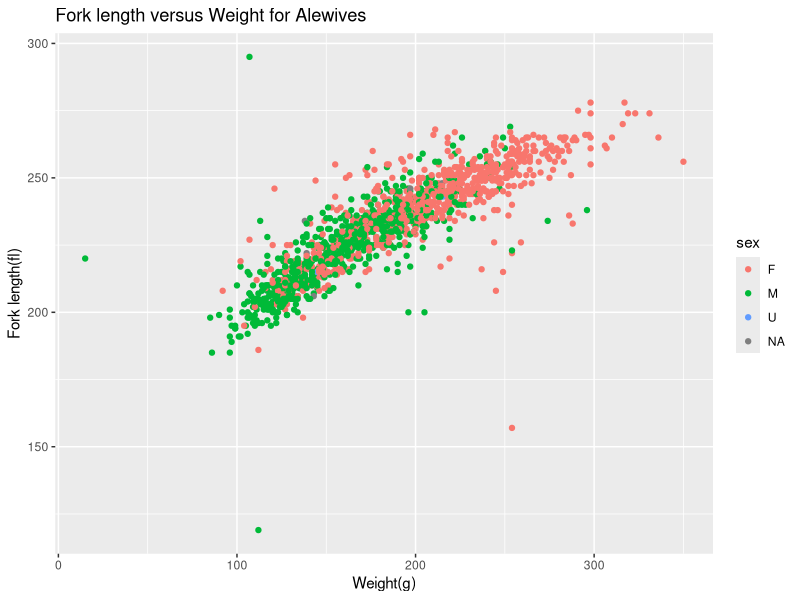
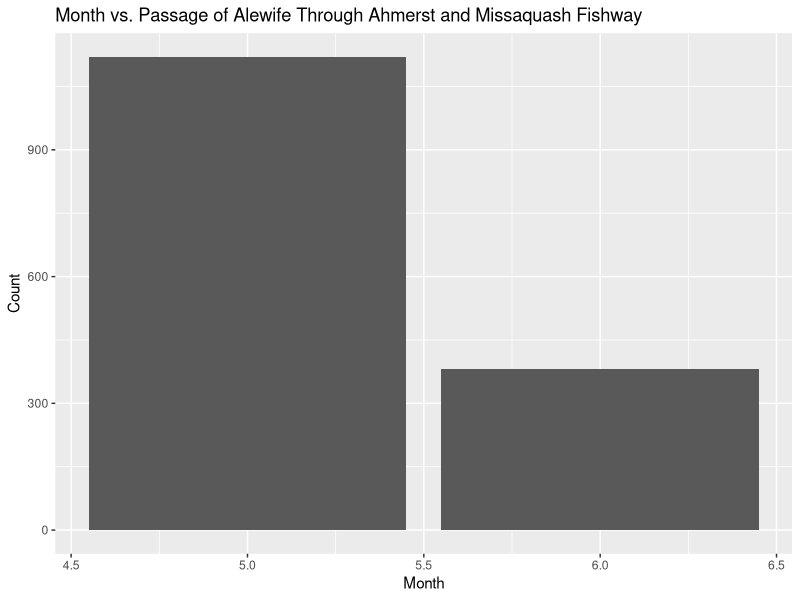
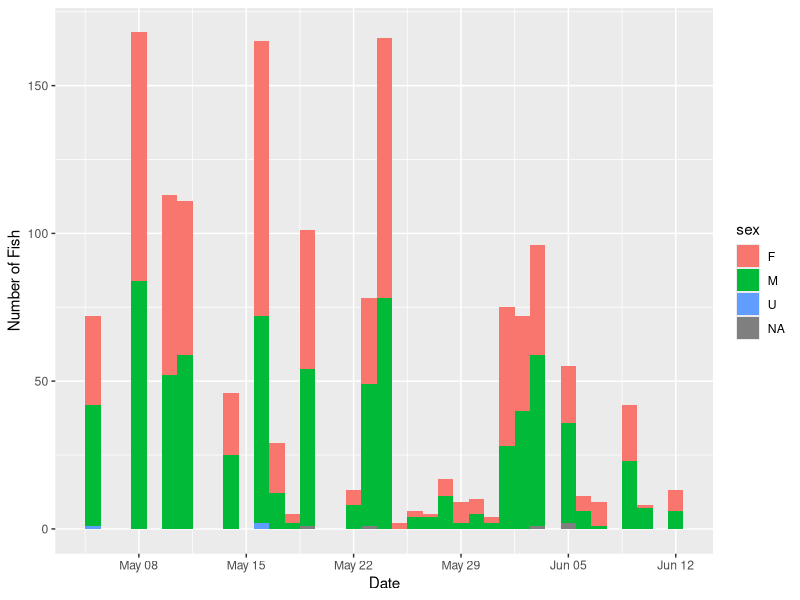
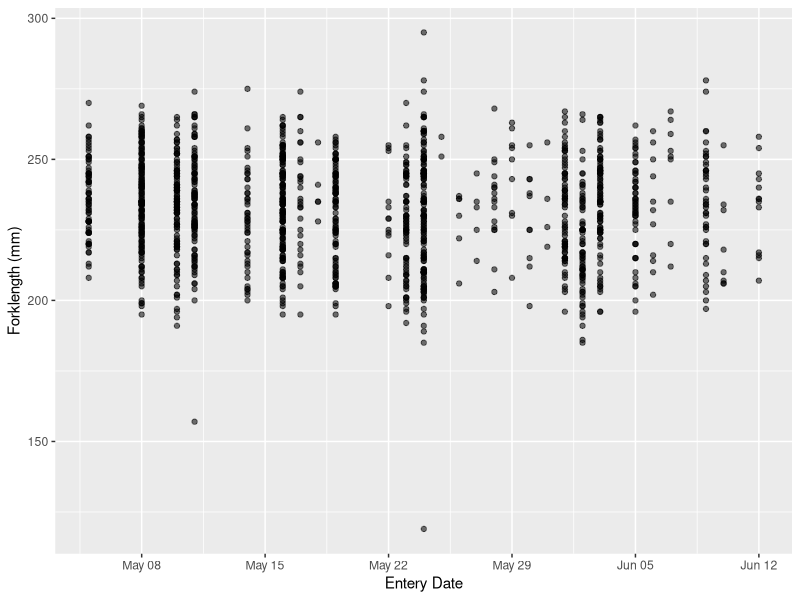
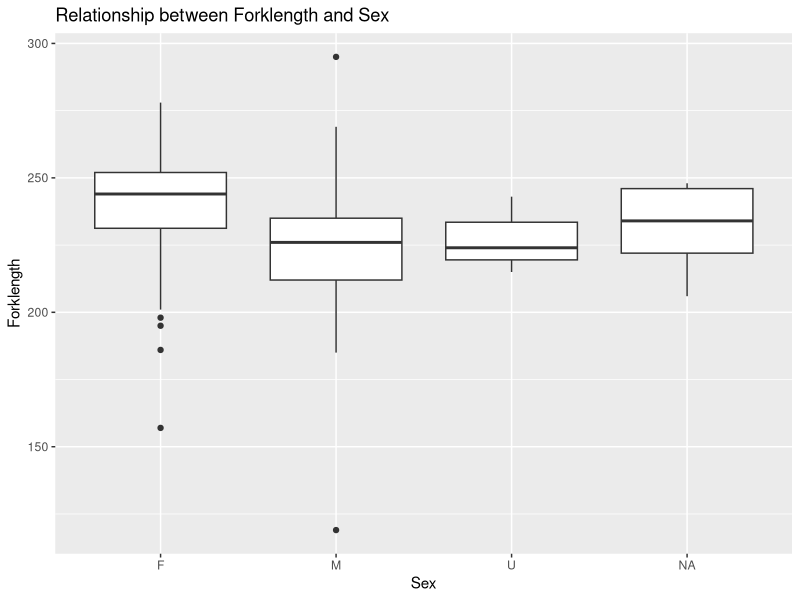
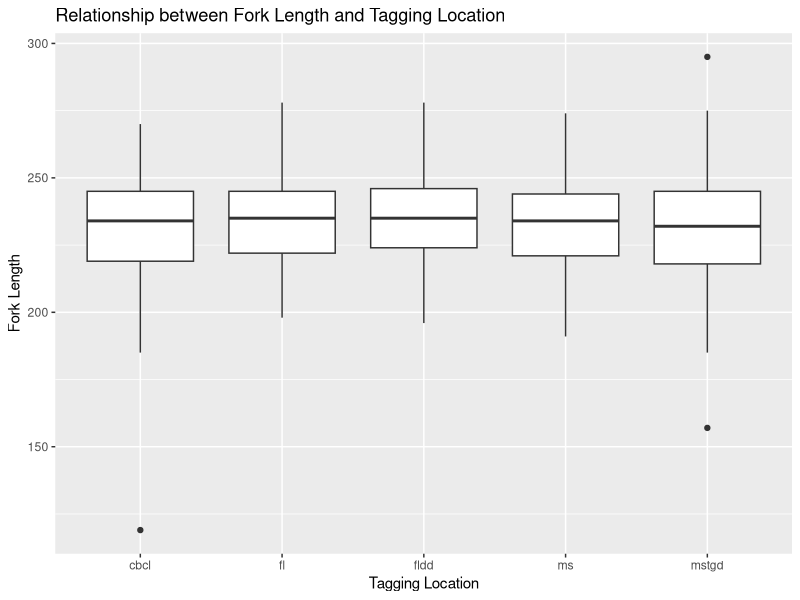
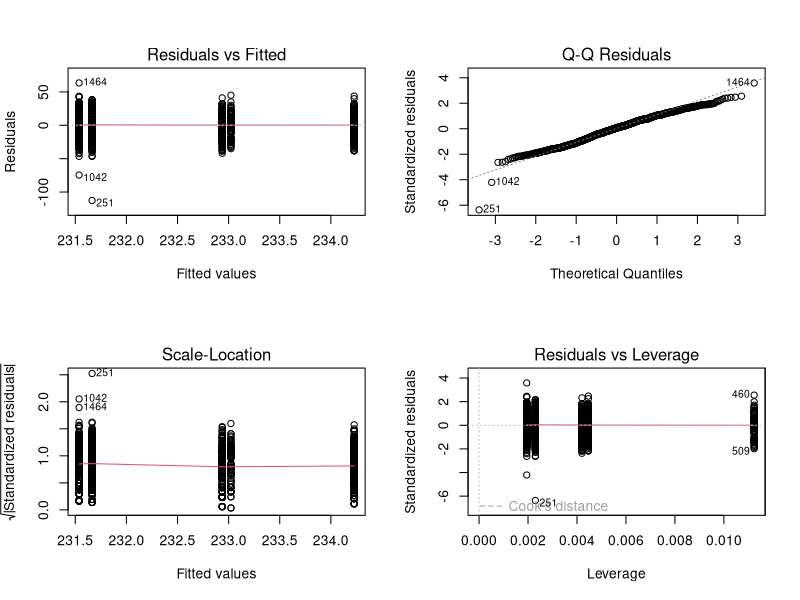
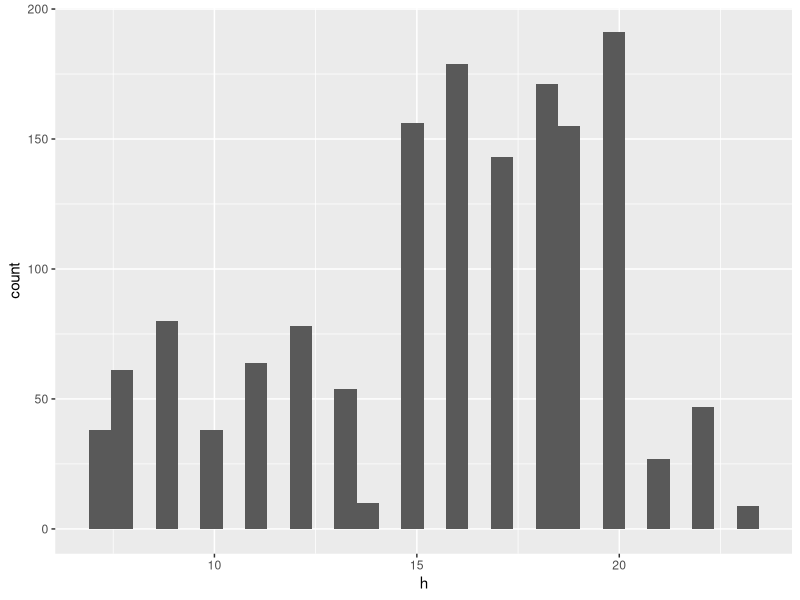

Reproduce these figures in R, in order.
## ---- chunk 1

## ---- chunk 2
knitr::opts_chunk$set(echo = TRUE)
## ---- chunk 3
library("tidyverse")

alewife17 <- read.csv("alewife13_17.csv", na = c("na", "NA"))
names(alewife17)

sapply(alewife17,class)



## ---- chunk 4

alewife17$pit <- as.character(alewife17$pit)
## ---- chunk 5
alewife17.df <- filter(alewife17, y==2017)
## ---- chunk 6

alewife17.df %>%
  count(sx)

## ---- chunk 7
aw.df <- mutate(alewife17.df, 
                sex = toupper(str_trim(sx)), 
                sex = ifelse(sex %in% c("-","?", "NA"), "U", sex))
# check
with(aw.df, table(sex, sx))
## ---- chunk 8
aw.df$sx <- NULL
## ---- chunk 9
library(tidyverse)
aw.df <- mutate(aw.df,w = ifelse(w %in% c("na"), "NA", w))
View(aw.df)
## ---- chunk 10
ggplot(data= aw.df,mapping= aes(x=w,y=fl,colour=sex),position="jitter")+
  geom_point()+
  ggtitle("Fork length versus Weight for Alewives")+
  xlab("Weight(g)")+
  ylab("Fork length(fl)")

## ---- chunk 11
library(lubridate)

aw.df %>%
  mutate(month=month(m,label=TRUE)) %>%
  ggplot(aes(x=m))+
  geom_bar()+
  ggtitle("Month vs. Passage of Alewife Through Ahmerst and Missaquash Fishway")+
  xlab("Month")+
  ylab("Count")
## ---- chunk 12

aw.df <- aw.df %>%
  mutate(enter = make_date(y, m, d))

ggplot(aw.df, aes(enter))+
  geom_histogram(aes(fill = sex), binwidth = 1)+
  xlab("Date")+
  ylab("Number of Fish")

## ---- chunk 13
aw.df <- aw.df %>%
  mutate(length = ntile(fl, 6))

View(aw.df)
## ---- chunk 14
ggplot(aw.df, aes(enter, fl, alpha = 1/10))+
  geom_point()+
  ylab("Forklength (mm)")+
  xlab("Entery Date")+
  theme(legend.position = 'none')
## ---- chunk 15
aw.df.2 <- mutate(aw.df,sex = ifelse(sex %in% c("NA"),"U", sex))
## ---- chunk 16



ggplot(data=aw.df.2,mapping=aes(x=sex,y=fl))+
  geom_boxplot()+
  ggtitle("Relationship between Forklength and Sex")+
  xlab("Sex")+
  ylab("Forklength")


## ---- chunk 17
ggplot(data = aw.df) +
  geom_boxplot(mapping = aes(x = site, y = fl)) +
  ggtitle("Relationship between Fork Length and Tagging Location") + 
  ylab("Fork Length") +
  xlab("Tagging Location")
## ---- chunk 18
newmodel.df <- select(aw.df, fl, sex)
female.df <- filter(newmodel.df, sex == "F")
male.df <- filter(newmodel.df, sex == "M")
female.df$sex = NULL
male.df$sex = NULL
colnames(female.df)[1] = "female.fl"
colnames(male.df)[1] = "male.fl"
## ---- chunk 19
female.df <- rbind(female.df, "731" = c(NA, NA))
female.df <- rbind(female.df, "731" = c(NA, NA))
female.df <- rbind(female.df, "731" = c(NA, NA))
female.df <- rbind(female.df, "731" = c(NA, NA))
female.df <- rbind(female.df, "731" = c(NA, NA))
female.df <- rbind(female.df, "731" = c(NA, NA))
female.df <- rbind(female.df, "731" = c(NA, NA))
female.df <- rbind(female.df, "731" = c(NA, NA))
female.df <- rbind(female.df, "731" = c(NA, NA))
female.df <- rbind(female.df, "731" = c(NA, NA))
female.df <- rbind(female.df, "731" = c(NA, NA))
female.df <- rbind(female.df, "731" = c(NA, NA))
female.df <- rbind(female.df, "731" = c(NA, NA))
female.df <- rbind(female.df, "731" = c(NA, NA))
female.df <- rbind(female.df, "731" = c(NA, NA))
female.df <- rbind(female.df, "731" = c(NA, NA))
female.df <- rbind(female.df, "731" = c(NA, NA))
female.df <- rbind(female.df, "731" = c(NA, NA))
female.df <- rbind(female.df, "731" = c(NA, NA))
female.df <- rbind(female.df, "731" = c(NA, NA))
female.df <- rbind(female.df, "731" = c(NA, NA))
female.df <- rbind(female.df, "731" = c(NA, NA))
female.df <- rbind(female.df, "731" = c(NA, NA))
female.df <- rbind(female.df, "731" = c(NA, NA))
female.df <- rbind(female.df, "731" = c(NA, NA))
female.df <- rbind(female.df, "731" = c(NA, NA))
female.df <- rbind(female.df, "731" = c(NA, NA))
female.df <- rbind(female.df, "731" = c(NA, NA))
female.df <- rbind(female.df, "731" = c(NA, NA))
female.df <- rbind(female.df, "731" = c(NA, NA))
female.df <- rbind(female.df, "731" = c(NA, NA))
female.df <- rbind(female.df, "731" = c(NA, NA))
female.df <- rbind(female.df, "731" = c(NA, NA))
## ---- chunk 20
male.df$female.fl <- female.df$female.fl
female.fl <- male.df$female.fl
male.fl <- male.df$male.fl
## ---- chunk 21
t.test(female.fl, male.fl)
## ---- chunk 22
aw.sites <- select(aw.df, fl, site)
## ---- chunk 23
aov(fl ~ site, aw.sites)
## ---- chunk 24
mod.site <- lm(fl ~ site, aw.sites)
## ---- chunk 25
anova(mod.site)
## ---- chunk 26
summary(mod.site)
## ---- chunk 27
par(mfrow = c(2, 2))
plot(mod.site)
## ---- chunk 28
ggplot(data=aw.df,aes(h))+
  geom_histogram()


## ---- chunk 29
data.frame(table(aw.df$h))
## ---- chunk 30
aw.df.2 <- aw.df %>% group_by(h) %>%tally()
## ---- chunk 31

p1 <- glm(n~h,family="poisson",data=aw.df.2)
summary(p1)
## ---- chunk 32
par(mfrow=c(2,2))
plot(p1)
## ---- chunk 33
temp.df <- subset(aw.df, !is.na(w) & !is.na(fl))
## ---- chunk 34
aw.df2 <- select(temp.df, fl, w, sex)
subset(aw.df2, !is.na(w) & !is.na(fl))
aw.df2$w <- as.integer(aw.df2$w)
## ---- chunk 35
aw.dff <- filter(aw.df2, sex == "F")
aw.dfm <- filter(aw.df2, sex == "M")
## ---- chunk 36
ggplot(aw.dfm, aes(x = w, y = fl)) +
  geom_point()+
  geom_smooth(method = lm) +
  ggtitle("Male Fork Length vs. Weight")
## ---- chunk 37
lmm <- lm(fl ~ w, data = aw.dfm)
summary(lmm)
## ---- chunk 38
ggplot(aw.dff, aes(x = w, y = fl)) +
  geom_point() +
  geom_smooth(method = lm) +
  ggtitle("Female Fork Length vs. Weight")
## ---- chunk 39
lmf <- lm(fl ~ w, data = aw.dff)
summary(lmf)
## ---- chunk 40
aw.dfml <- aw.dfm %>%
  mutate(logfl = log(fl), logw = log(w))

ggplot(aw.dfml, aes(x = logw, y = logfl)) +
  geom_point() +
  geom_smooth(method = lm) +
  ggtitle("Male Log Fork length vs. Log Weight")
## ---- chunk 41
lmml <- lm(logfl ~ logw, data = aw.dfml)
summary(lmml)
## ---- chunk 42
aw.dffl <- aw.dff %>%
  mutate(logfl = log(fl), logw = log(w))

ggplot(aw.dffl, aes(x = logw, y = logfl)) +
  geom_point() +
  geom_smooth(method = lm) +
  ggtitle("Female Log Fork length vs. Log Weight")
## ---- chunk 43
lmfl <- lm(logfl ~ logw, data = aw.dffl)
summary(lmfl)
